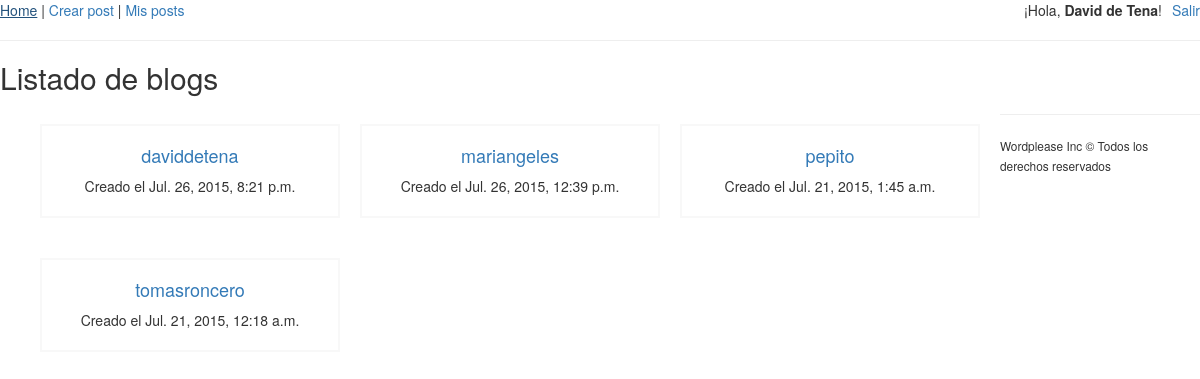
The app's page /blogs/ (signed in) with its own data.
### blogs/models.py (models this page shows)
class Blog(models.Model):
    owner = models.OneToOneField(User)
    created_at = models.DateTimeField(auto_now_add=True)        # Se guarda al crearse el blog
    def __unicode__(self):
        return self.owner.username

### blogs/views.py (the view)
# urls.py: url(r'^blogs/$', BlogsView.as_view(), name='blog_home'),    # listado de blogs, con vista basada en clase BlogsView
class BlogsView(View):
    def get(self, request):
        blogs = Blog.objects.all().order_by('-created_at')
        context = {
            "blog_list": blogs[:5]
        }
        return render(request, 'blogs/home.html', context)

### blogs/templates/blogs/home.html (shortened to what this page needs)
{% extends 'base.html' %}
{% block section %}
    {% if blog_list|length > 0 %}
        <h2>Listado de blogs</h2>
        <ul class="post-list">
        {% for blog in blog_list %}
            <li>
                <div>
                    <h4><a href="{% url 'blog_posts' blog.owner.username %}">{{ blog }}</a></h4>
                    <p>Creado el {{ blog.created_at}}</p>
                </div>
            </li>
        {% endfor %}
    {% else %}
        ¡Sé el primero en crear un blog!
    {% endif %}
    </ul>
{% endblock %}

### wordplease/templates/base.html (shortened to what this page needs)
{% load staticfiles %}
<!DOCTYPE html>
<html lang="es">
<head>
    <link rel="stylesheet" href="{% static 'css/bootstrap.min.css' %}">
    <link rel="stylesheet" href="{% static 'css/bootstrap-theme.min.css' %}">
</head>
<body>
    <nav>
        <a href="{% url 'post_home' %}">Home</a>
        |
        {% if user.is_authenticated %}
            <a href="{% url 'post_create' %}">Crear post</a>
            |
            <a href="{% url 'blog_posts' user %}">Mis posts</a>
            <a style="float: right;" href="{% url 'user_logout' %}">Salir</a>
            <span style="float: right; margin-right: 10px">¡Hola, <strong>{{ user.first_name }} {{ user.last_name }}</strong>! </span>
        {% else %}
            <a href="{% url 'user_login' %}">Entrar</a>
            |
            <a href="{% url 'user_signup' %}">Registrarse</a>
        {% endif %}
    </nav>
    <hr>
    <section>
        {% block section %}
        {% endblock %}
    </section>
    <hr>
    <footer>
        <small>Wordplease Inc &copy; Todos los derechos reservados</small>
    </footer>
</body>
</html>

### wordplease/templates/base.html (style rules this page uses)
ul.post-list { list-style: none; }
ul.post-list li { float: left; margin: 20px 20px 20px 0; }
ul.post-list li:last-child { margin-right: 0; }
ul.post-list li div { border:2px solid #f8f8f8; padding: 10px; text-align: center; width: 300px; }
ul.post-list li div h4 { text-align: center; }

### records on screen
Blog: owner.username "daviddetena", created_at "Jul. 26, 2015, 8:21 p.m."
Blog: owner.username "mariangeles", created_at "Jul. 26, 2015, 12:39 p.m."
Blog: owner.username "pepito", created_at "Jul. 21, 2015, 1:45 a.m."
Blog: owner.username "tomasroncero", created_at "Jul. 21, 2015, 12:18 a.m."

### other values on screen
{{ user.first_name }} "David"
{{ user.last_name }} "de Tena"
